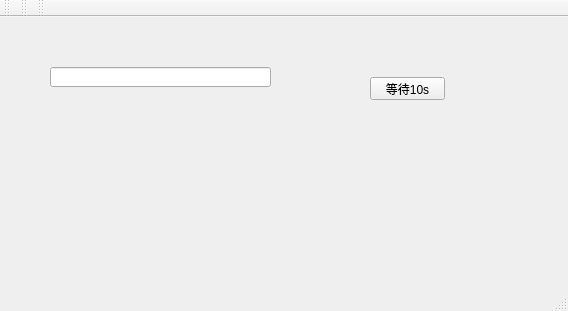
<?xml version="1.0" encoding="UTF-8"?>
<ui version="4.0">
 <class>MainWindow</class>
 <widget class="QMainWindow" name="MainWindow">
  <property name="geometry">
   <rect>
    <x>0</x>
    <y>0</y>
    <width>568</width>
    <height>311</height>
   </rect>
  </property>
  <property name="windowTitle">
   <string>MainWindow</string>
  </property>
  <widget class="QWidget" name="centralwidget">
   <widget class="QLineEdit" name="lineEdit">
    <property name="geometry">
     <rect>
      <x>50</x>
      <y>50</y>
      <width>221</width>
      <height>20</height>
     </rect>
    </property>
   </widget>
   <widget class="QPushButton" name="pushButton">
    <property name="geometry">
     <rect>
      <x>370</x>
      <y>60</y>
      <width>75</width>
      <height>23</height>
     </rect>
    </property>
    <property name="text">
     <string>等待10s</string>
    </property>
   </widget>
  </widget>
  <widget class="QMenuBar" name="menubar">
   <property name="geometry">
    <rect>
     <x>0</x>
     <y>0</y>
     <width>568</width>
     <height>23</height>
    </rect>
   </property>
  </widget>
  <widget class="QToolBar" name="toolBar">
   <property name="windowTitle">
    <string>toolBar</string>
   </property>
   <attribute name="toolBarArea">
    <enum>TopToolBarArea</enum>
   </attribute>
   <attribute name="toolBarBreak">
    <bool>false</bool>
   </attribute>
  </widget>
  <widget class="QToolBar" name="toolBar_2">
   <property name="windowTitle">
    <string>toolBar_2</string>
   </property>
   <attribute name="toolBarArea">
    <enum>TopToolBarArea</enum>
   </attribute>
   <attribute name="toolBarBreak">
    <bool>false</bool>
   </attribute>
  </widget>
  <widget class="QToolBar" name="toolBar_3">
   <property name="windowTitle">
    <string>toolBar_3</string>
   </property>
   <attribute name="toolBarArea">
    <enum>TopToolBarArea</enum>
   </attribute>
   <attribute name="toolBarBreak">
    <bool>false</bool>
   </attribute>
  </widget>
  <widget class="QStatusBar" name="statusBar"/>
 </widget>
 <resources/>
 <connections>
  <connection>
   <sender>pushButton</sender>
   <signal>clicked()</signal>
   <receiver>MainWindow</receiver>
   <slot>wait()</slot>
   <hints>
    <hint type="sourcelabel">
     <x>425</x>
     <y>107</y>
    </hint>
    <hint type="destinationlabel">
     <x>481</x>
     <y>146</y>
    </hint>
   </hints>
  </connection>
 </connections>
 <slots>
  <slot>wait()</slot>
 </slots>
</ui>
